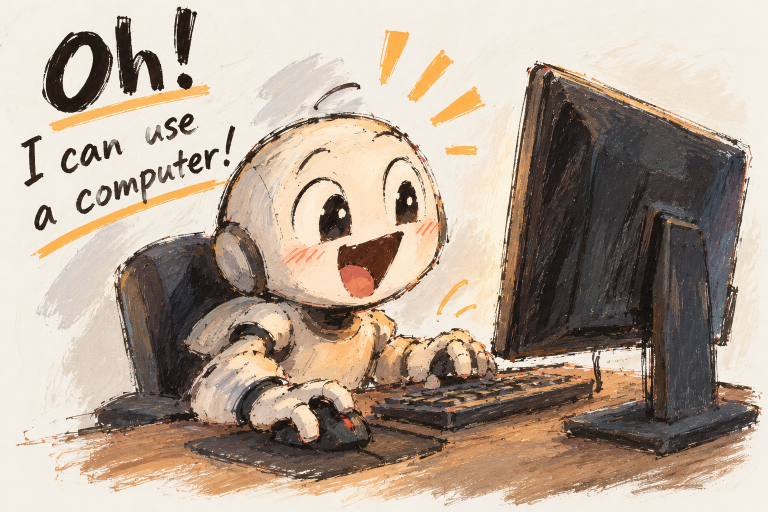
#> input picture assets/draw_task.png, 1536 x 1024 px (shown at 1/2 size)
$ python compare.py ../../../../assets/draw_task.png ../../../../assets/draw_task.png 5 out.png
#> lines starting #> are read from the running program, lines starting #| are printed output that depends on the picture
#!/usr/bin/env python3
"""Compare a snapshot of the canvas with the reference and list where they differ most.

Usage: python3 compare.py ref/ref.png snapshot.png [cell] [out.png]

Both images are blurred a little and compared in cells (default 50 px). Prints the overall difference, then the
cells that differ most with the reference's and the canvas's mean colour, merged into regions where neighbours
differ too. Writes out.png (default compare.png): the reference, the canvas and a heat map side by side at half size.
"""
import sys

from PIL import Image, ImageChops, ImageDraw, ImageFilter, ImageStat


def mean(image: Image.Image, box: tuple[int, int, int, int]) -> tuple[int, int, int]:
    return tuple(int(v) for v in ImageStat.Stat(image.crop(box)).mean[:3])


def main() -> None:
    ref = Image.open(sys.argv[1]).convert("RGB")
#> ref is the input picture: PIL image 1536x1024 RGB; mean R, G, B 179.9, 164, 148.9
    snap = Image.open(sys.argv[2]).convert("RGB")
    cell = int(sys.argv[3]) if len(sys.argv) > 3 else 50
    out = sys.argv[4] if len(sys.argv) > 4 else "compare.png"
    if snap.size != ref.size:
        print(f"Note: snapshot is {snap.size[0]}x{snap.size[1]}, reference {ref.size[0]}x{ref.size[1]}; the snapshot is resized.")
        snap = snap.resize(ref.size, Image.LANCZOS)
    width, height = ref.size
#> width = 1536; height = 1024
    soft_ref = ref.filter(ImageFilter.GaussianBlur(4))
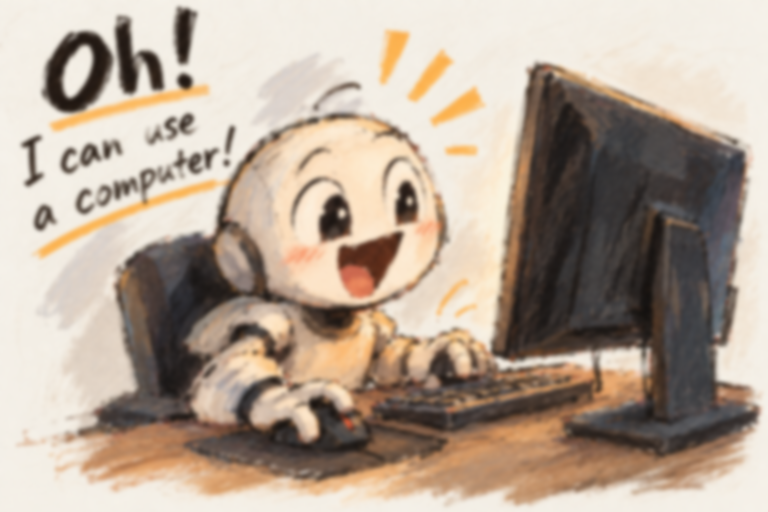
#> soft_ref: PIL image 1536x1024 RGB (shown at 1/2 size); mean R, G, B 179.9, 164, 148.9
    soft_snap = snap.filter(ImageFilter.GaussianBlur(4))
    diff = ImageChops.difference(soft_ref, soft_snap).convert("L")
#> diff: PIL image 1536x1024 L; every value is 0

    cells = []
    for y in range(0, height, cell):
        for x in range(0, width, cell):
            box = (x, y, min(x + cell, width), min(y + cell, height))
            cells.append((ImageStat.Stat(diff.crop(box)).mean[0], box))
#> after the loop, cells = 63140 items
    overall = sum(score for score, _ in cells) / len(cells)
#> overall = 0
    print(f"Mean difference {overall:.1f} (0 = identical, above 40 = very different). Cell {cell} px.")
#| Mean difference 0.0 (0 = identical, above 40 = very different). Cell 5 px.
    print("Worst cells: box x0,y0-x1,y1  difference  reference colour -> canvas colour")
    for score, box in sorted(cells, key=lambda c: -c[0])[:12]:
        r = mean(soft_ref, box)
        s = mean(soft_snap, box)
        print(f"  {box[0]},{box[1]}-{box[2]},{box[3]}  {score:5.1f}  #{r[0]:02x}{r[1]:02x}{r[2]:02x} -> #{s[0]:02x}{s[1]:02x}{s[2]:02x}")
#> this loop made 12 passes
#> (box, s) on passes 1 to 12: ((0, 0, 5, 5), (244, 240, 231)), ((5, 0, 10, 5), (244, 240, 231)), ((10, 0, 15, 5), (244, 240, 231)), ((15, 0, 20, 5), (244, 240, 231)), ((20, 0, 25, 5), (244, 240, 231)), ((25, 0, 30, 5), (244, 240, 231)), ((30, 0, 35, 5), (244, 240, 232)), ((35, 0, 40, 5), (244, 240, 231)), ((40, 0, 45, 5), (245, 240, 231)), ((45, 0, 50, 5), (245, 240, 231)), ((50, 0, 55, 5), (245, 241, 231)), ((55, 0, 60, 5), (245, 241, 232))
#|   0,0-5,5    0.0  #f4f0e7 -> #f4f0e7
#|   5,0-10,5    0.0  #f4f0e7 -> #f4f0e7
#|   10,0-15,5    0.0  #f4f0e7 -> #f4f0e7
#|   15,0-20,5    0.0  #f4f0e7 -> #f4f0e7
#|   20,0-25,5    0.0  #f4f0e7 -> #f4f0e7
#|   25,0-30,5    0.0  #f4f0e7 -> #f4f0e7
#|   30,0-35,5    0.0  #f4f0e8 -> #f4f0e8
#|   35,0-40,5    0.0  #f4f0e7 -> #f4f0e7
#> (further printed lines are left out)

    heat = Image.new("RGB", ref.size)
#> heat: PIL image 1536x1024 RGB; every value is 0
    draw = ImageDraw.Draw(heat)
    for score, box in cells:
        level = min(255, int(score * 4))
        draw.rectangle(box, fill=(level, 0, 255 - level))
#> this loop made 63140 passes
#> box on passes 1 to 3: (0, 0, 5, 5), (5, 0, 10, 5), (10, 0, 15, 5)
    heat = Image.blend(snap, heat, 0.55)
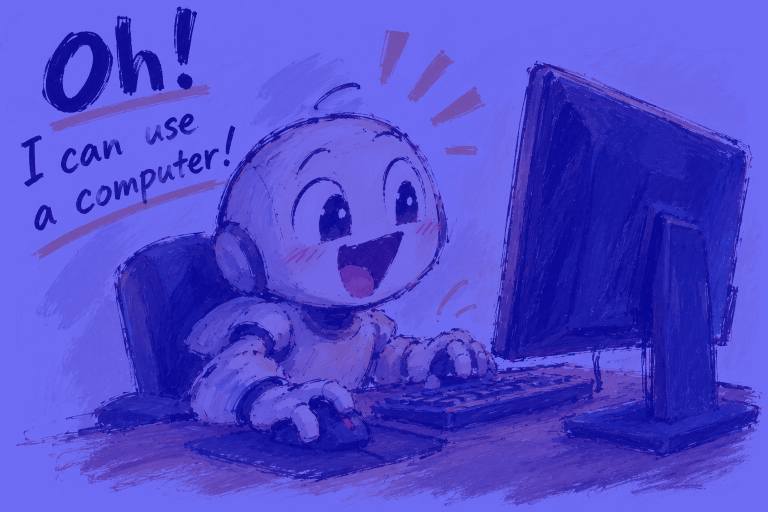
#> heat: PIL image 1536x1024 RGB (shown at 1/2 size); mean R, G, B 80.4, 73.4, 206.8
    sheet = Image.new("RGB", (width * 3 // 2, height // 2), "white")
#> sheet: PIL image 2304x512 RGB; every value is 255
    for index, image in enumerate((ref, snap, heat)):
        sheet.paste(image.resize((width // 2, height // 2)), (index * width // 2, 0))
#> this loop made 3 passes
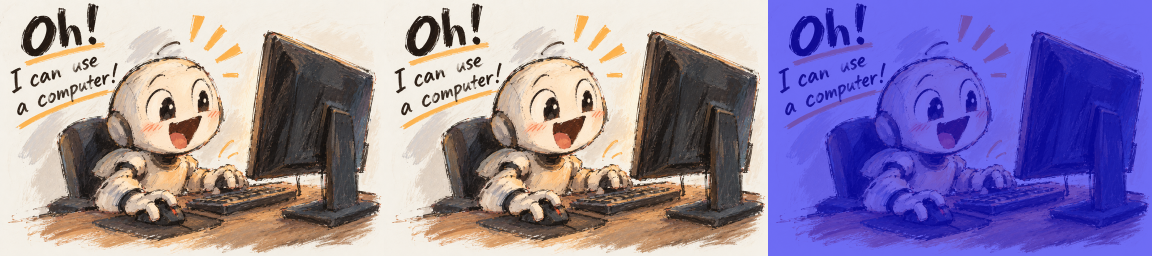
#> sheet: PIL image 2304x512 RGB (shown at 1/2 size); mean R, G, B 146.8, 133.8, 168.2
    sheet.save(out)
    print(f"Wrote {out}: reference | canvas | heat map (red = most different).")


if __name__ == "__main__":
    main()
